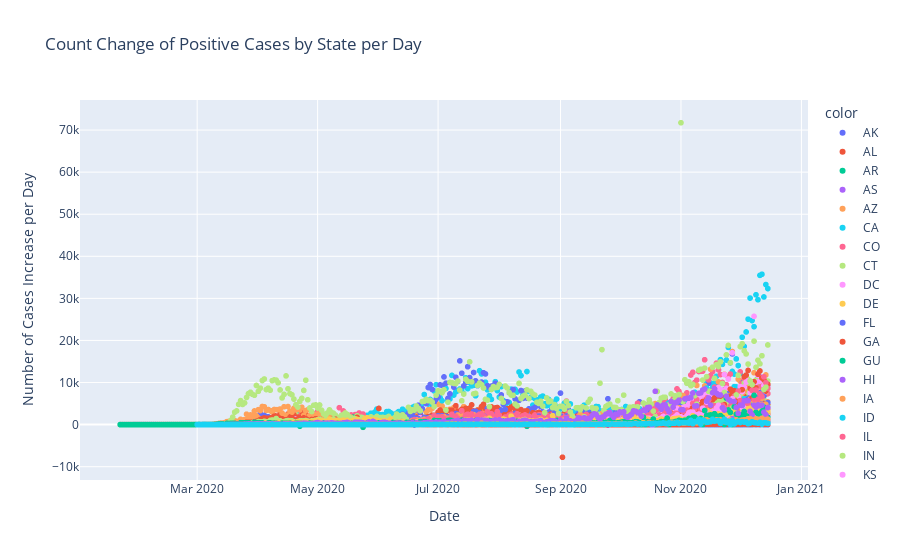

The notebook cell this image was saved under:
### Code cell
fig_4 = px.scatter(x=df_state['date'], y=df_state['positiveIncrease'], color=df_state['state'], title='Count Change of Positive Cases by State per Day',
                  labels={'x': 'Date', 'y': 'Number of Cases Increase per Day'})
fig_4.show()

### Figure 1 — Plotly figure (JSON) as saved in the notebook; plotly's stock layout.template omitted (floating-point values rounded to 4 significant figures; data arrays with more than 128 entries replaced by an {"elided": "..."} marker saying what was removed)
{"data": [{"hovertemplate": "color=AK<br>Date=%{x}<br>Number of Cases Increase per Day=%{y}<extra></extra>", "legendgroup": "AK", "marker": {"color": "#636efa", "symbol": "circle"}, "mode": "markers", "name": "AK", "showlegend": true, "type": "scattergl", "x": {"elided": "285 str values"}, "xaxis": "x", "y": {"elided": "285 int values"}, "yaxis": "y"}, {"hovertemplate": "color=AL<br>Date=%{x}<br>Number of Cases Increase per Day=%{y}<extra></extra>", "legendgroup": "AL", "marker": {"color": "#EF553B", "symbol": "circle"}, "mode": "markers", "name": "AL", "showlegend": true, "type": "scattergl", "x": {"elided": "284 str values"}, "xaxis": "x", "y": {"elided": "284 int values"}, "yaxis": "y"}, {"hovertemplate": "color=AR<br>Date=%{x}<br>Number of Cases Increase per Day=%{y}<extra></extra>", "legendgroup": "AR", "marker": {"color": "#00cc96", "symbol": "circle"}, "mode": "markers", "name": "AR", "showlegend": true, "type": "scattergl", "x": {"elided": "285 str values"}, "xaxis": "x", "y": {"elided": "285 int values"}, "yaxis": "y"}, {"hovertemplate": "color=AS<br>Date=%{x}<br>Number of Cases Increase per Day=%{y}<extra></extra>", "legendgroup": "AS", "marker": {"color": "#ab63fa", "symbol": "circle"}, "mode": "markers", "name": "AS", "showlegend": true, "type": "scattergl", "x": {"elided": "275 str values"}, "xaxis": "x", "y": {"elided": "275 int values"}, "yaxis": "y"}, {"hovertemplate": "color=AZ<br>Date=%{x}<br>Number of Cases Increase per Day=%{y}<extra></extra>", "legendgroup": "AZ", "marker": {"color": "#FFA15A", "symbol": "circle"}, "mode": "markers", "name": "AZ", "showlegend": true, "type": "scattergl", "x": {"elided": "287 str values"}, "xaxis": "x", "y": {"elided": "287 int values"}, "yaxis": "y"}, {"hovertemplate": "color=CA<br>Date=%{x}<br>Number of Cases Increase per Day=%{y}<extra></extra>", "legendgroup": "CA", "marker": {"color": "#19d3f3", "symbol": "circle"}, "mode": "markers", "name": "CA", "showlegend": true, "type": "scattergl", "x": {"elided": "287 str values"}, "xaxis": "x", "y": {"elided": "287 int values"}, "yaxis": "y"}, {"hovertemplate": "color=CO<br>Date=%{x}<br>Number of Cases Increase per Day=%{y}<extra></extra>", "legendgroup": "CO", "marker": {"color": "#FF6692", "symbol": "circle"}, "mode": "markers", "name": "CO", "showlegend": true, "type": "scattergl", "x": {"elided": "287 str values"}, "xaxis": "x", "y": {"elided": "287 int values"}, "yaxis": "y"}, {"hovertemplate": "color=CT<br>Date=%{x}<br>Number of Cases Increase per Day=%{y}<extra></extra>", "legendgroup": "CT", "marker": {"color": "#B6E880", "symbol": "circle"}, "mode": "markers", "name": "CT", "showlegend": true, "type": "scattergl", "x": {"elided": "284 str values"}, "xaxis": "x", "y": {"elided": "284 int values"}, "yaxis": "y"}, {"hovertemplate": "color=DC<br>Date=%{x}<br>Number of Cases Increase per Day=%{y}<extra></extra>", "legendgroup": "DC", "marker": {"color": "#FF97FF", "symbol": "circle"}, "mode": "markers", "name": "DC", "showlegend": true, "type": "scattergl", "x": {"elided": "286 str values"}, "xaxis": "x", "y": {"elided": "286 int values"}, "yaxis": "y"}, {"hovertemplate": "color=DE<br>Date=%{x}<br>Number of Cases Increase per Day=%{y}<extra></extra>", "legendgroup": "DE", "marker": {"color": "#FECB52", "symbol": "circle"}, "mode": "markers", "name": "DE", "showlegend": true, "type": "scattergl", "x": {"elided": "285 str values"}, "xaxis": "x", "y": {"elided": "285 int values"}, "yaxis": "y"}, {"hovertemplate": "color=FL<br>Date=%{x}<br>Number of Cases Increase per Day=%{y}<extra></extra>", "legendgroup": "FL", "marker": {"color": "#636efa", "symbol": "circle"}, "mode": "markers", "name": "FL", "showlegend": true, "type": "scattergl", "x": {"elided": "322 str values"}, "xaxis": "x", "y": {"elided": "322 int values"}, "yaxis": "y"}, {"hovertemplate": "color=GA<br>Date=%{x}<br>Number of Cases Increase per Day=%{y}<extra></extra>", "legendgroup": "GA", "marker": {"color": "#EF553B", "symbol": "circle"}, "mode": "markers", "name": "GA", "showlegend": true, "type": "scattergl", "x": {"elided": "287 str values"}, "xaxis": "x", "y": {"elided": "287 int values"}, "yaxis": "y"}, {"hovertemplate": "color=GU<br>Date=%{x}<br>Number of Cases Increase per Day=%{y}<extra></extra>", "legendgroup": "GU", "marker": {"color": "#00cc96", "symbol": "circle"}, "mode": "markers", "name": "GU", "showlegend": true, "type": "scattergl", "x": {"elided": "275 str values"}, "xaxis": "x", "y": {"elided": "275 int values"}, "yaxis": "y"}, {"hovertemplate": "color=HI<br>Date=%{x}<br>Number of Cases Increase per Day=%{y}<extra></extra>", "legendgroup": "HI", "marker": {"color": "#ab63fa", "symbol": "circle"}, "mode": "markers", "name": "HI", "showlegend": true, "type": "scattergl", "x": {"elided": "287 str values"}, "xaxis": "x", "y": {"elided": "287 int values"}, "yaxis": "y"}, {"hovertemplate": "color=IA<br>Date=%{x}<br>Number of Cases Increase per Day=%{y}<extra></extra>", "legendgroup": "IA", "marker": {"color": "#FFA15A", "symbol": "circle"}, "mode": "markers", "name": "IA", "showlegend": true, "type": "scattergl", "x": {"elided": "285 str values"}, "xaxis": "x", "y": {"elided": "285 int values"}, "yaxis": "y"}, {"hovertemplate": "color=ID<br>Date=%{x}<br>Number of Cases Increase per Day=%{y}<extra></extra>", "legendgroup": "ID", "marker": {"color": "#19d3f3", "symbol": "circle"}, "mode": "markers", "name": "ID", "showlegend": true, "type": "scattergl", "x": {"elided": "284 str values"}, "xaxis": "x", "y": {"elided": "284 int values"}, "yaxis": "y"}, {"hovertemplate": "color=IL<br>Date=%{x}<br>Number of Cases Increase per Day=%{y}<extra></extra>", "legendgroup": "IL", "marker": {"color": "#FF6692", "symbol": "circle"}, "mode": "markers", "name": "IL", "showlegend": true, "type": "scattergl", "x": {"elided": "287 str values"}, "xaxis": "x", "y": {"elided": "287 int values"}, "yaxis": "y"}, {"hovertemplate": "color=IN<br>Date=%{x}<br>Number of Cases Increase per Day=%{y}<extra></extra>", "legendgroup": "IN", "marker": {"color": "#B6E880", "symbol": "circle"}, "mode": "markers", "name": "IN", "showlegend": true, "type": "scattergl", "x": {"elided": "293 str values"}, "xaxis": "x", "y": {"elided": "293 int values"}, "yaxis": "y"}, {"hovertemplate": "color=KS<br>Date=%{x}<br>Number of Cases Increase per Day=%{y}<extra></extra>", "legendgroup": "KS", "marker": {"color": "#FF97FF", "symbol": "circle"}, "mode": "markers", "name": "KS", "showlegend": true, "type": "scattergl", "x": {"elided": "285 str values"}, "xaxis": "x", "y": {"elided": "285 int values"}, "yaxis": "y"}, {"hovertemplate": "color=KY<br>Date=%{x}<br>Number of Cases Increase per Day=%{y}<extra></extra>", "legendgroup": "KY", "marker": {"color": "#FECB52", "symbol": "circle"}, "mode": "markers", "name": "KY", "showlegend": true, "type": "scattergl", "x": {"elided": "285 str values"}, "xaxis": "x", "y": {"elided": "285 int values"}, "yaxis": "y"}, {"hovertemplate": "color=LA<br>Date=%{x}<br>Number of Cases Increase per Day=%{y}<extra></extra>", "legendgroup": "LA", "marker": {"color": "#636efa", "symbol": "circle"}, "mode": "markers", "name": "LA", "showlegend": true, "type": "scattergl", "x": {"elided": "284 str values"}, "xaxis": "x", "y": {"elided": "284 int values"}, "yaxis": "y"}, {"hovertemplate": "color=MA<br>Date=%{x}<br>Number of Cases Increase per Day=%{y}<extra></extra>", "legendgroup": "MA", "marker": {"color": "#EF553B", "symbol": "circle"}, "mode": "markers", "name": "MA", "showlegend": true, "type": "scattergl", "x": {"elided": "329 str values"}, "xaxis": "x", "y": {"elided": "329 int values"}, "yaxis": "y"}, {"hovertemplate": "color=MD<br>Date=%{x}<br>Number of Cases Increase per Day=%{y}<extra></extra>", "legendgroup": "MD", "marker": {"color": "#00cc96", "symbol": "circle"}, "mode": "markers", "name": "MD", "showlegend": true, "type": "scattergl", "x": {"elided": "286 str values"}, "xaxis": "x", "y": {"elided": "286 int values"}, "yaxis": "y"}, {"hovertemplate": "color=ME<br>Date=%{x}<br>Number of Cases Increase per Day=%{y}<extra></extra>", "legendgroup": "ME", "marker": {"color": "#ab63fa", "symbol": "circle"}, "mode": "markers", "name": "ME", "showlegend": true, "type": "scattergl", "x": {"elided": "284 str values"}, "xaxis": "x", "y": {"elided": "284 int values"}, "yaxis": "y"}, {"hovertemplate": "color=MI<br>Date=%{x}<br>Number of Cases Increase per Day=%{y}<extra></extra>", "legendgroup": "MI", "marker": {"color": "#FFA15A", "symbol": "circle"}, "mode": "markers", "name": "MI", "showlegend": true, "type": "scattergl", "x": {"elided": "290 str values"}, "xaxis": "x", "y": {"elided": "290 int values"}, "yaxis": "y"}, {"hovertemplate": "color=MN<br>Date=%{x}<br>Number of Cases Increase per Day=%{y}<extra></extra>", "legendgroup": "MN", "marker": {"color": "#19d3f3", "symbol": "circle"}, "mode": "markers", "name": "MN", "showlegend": true, "type": "scattergl", "x": {"elided": "285 str values"}, "xaxis": "x", "y": {"elided": "285 int values"}, "yaxis": "y"}, {"hovertemplate": "color=MO<br>Date=%{x}<br>Number of Cases Increase per Day=%{y}<extra></extra>", "legendgroup": "MO", "marker": {"color": "#FF6692", "symbol": "circle"}, "mode": "markers", "name": "MO", "showlegend": true, "type": "scattergl", "x": {"elided": "284 str values"}, "xaxis": "x", "y": {"elided": "284 int values"}, "yaxis": "y"}, {"hovertemplate": "color=MP<br>Date=%{x}<br>Number of Cases Increase per Day=%{y}<extra></extra>", "legendgroup": "MP", "marker": {"color": "#B6E880", "symbol": "circle"}, "mode": "markers", "name": "MP", "showlegend": true, "type": "scattergl", "x": {"elided": "275 str values"}, "xaxis": "x", "y": {"elided": "275 int values"}, "yaxis": "y"}, {"hovertemplate": "color=MS<br>Date=%{x}<br>Number of Cases Increase per Day=%{y}<extra></extra>", "legendgroup": "MS", "marker": {"color": "#FF97FF", "symbol": "circle"}, "mode": "markers", "name": "MS", "showlegend": true, "type": "scattergl", "x": {"elided": "284 str values"}, "xaxis": "x", "y": {"elided": "284 int values"}, "yaxis": "y"}, {"hovertemplate": "color=MT<br>Date=%{x}<br>Number of Cases Increase per Day=%{y}<extra></extra>", "legendgroup": "MT", "marker": {"color": "#FECB52", "symbol": "circle"}, "mode": "markers", "name": "MT", "showlegend": true, "type": "scattergl", "x": {"elided": "284 str values"}, "xaxis": "x", "y": {"elided": "284 int values"}, "yaxis": "y"}, {"hovertemplate": "color=NC<br>Date=%{x}<br>Number of Cases Increase per Day=%{y}<extra></extra>", "legendgroup": "NC", "marker": {"color": "#636efa", "symbol": "circle"}, "mode": "markers", "name": "NC", "showlegend": true, "type": "scattergl", "x": {"elided": "287 str values"}, "xaxis": "x", "y": {"elided": "287 int values"}, "yaxis": "y"}, {"hovertemplate": "color=ND<br>Date=%{x}<br>Number of Cases Increase per Day=%{y}<extra></extra>", "legendgroup": "ND", "marker": {"color": "#EF553B", "symbol": "circle"}, "mode": "markers", "name": "ND", "showlegend": true, "type": "scattergl", "x": {"elided": "284 str values"}, "xaxis": "x", "y": {"elided": "284 int values"}, "yaxis": "y"}, {"hovertemplate": "color=NE<br>Date=%{x}<br>Number of Cases Increase per Day=%{y}<extra></extra>", "legendgroup": "NE", "marker": {"color": "#00cc96", "symbol": "circle"}, "mode": "markers", "name": "NE", "showlegend": true, "type": "scattergl", "x": {"elided": "305 str values"}, "xaxis": "x", "y": {"elided": "305 int values"}, "yaxis": "y"}, {"hovertemplate": "color=NH<br>Date=%{x}<br>Number of Cases Increase per Day=%{y}<extra></extra>", "legendgroup": "NH", "marker": {"color": "#ab63fa", "symbol": "circle"}, "mode": "markers", "name": "NH", "showlegend": true, "type": "scattergl", "x": {"elided": "287 str values"}, "xaxis": "x", "y": {"elided": "287 int values"}, "yaxis": "y"}, {"hovertemplate": "color=NJ<br>Date=%{x}<br>Number of Cases Increase per Day=%{y}<extra></extra>", "legendgroup": "NJ", "marker": {"color": "#FFA15A", "symbol": "circle"}, "mode": "markers", "name": "NJ", "showlegend": true, "type": "scattergl", "x": {"elided": "310 str values"}, "xaxis": "x", "y": {"elided": "310 int values"}, "yaxis": "y"}, {"hovertemplate": "color=NM<br>Date=%{x}<br>Number of Cases Increase per Day=%{y}<extra></extra>", "legendgroup": "NM", "marker": {"color": "#19d3f3", "symbol": "circle"}, "mode": "markers", "name": "NM", "showlegend": true, "type": "scattergl", "x": {"elided": "286 str values"}, "xaxis": "x", "y": {"elided": "286 int values"}, "yaxis": "y"}, {"hovertemplate": "color=NV<br>Date=%{x}<br>Number of Cases Increase per Day=%{y}<extra></extra>", "legendgroup": "NV", "marker": {"color": "#FF6692", "symbol": "circle"}, "mode": "markers", "name": "NV", "showlegend": true, "type": "scattergl", "x": {"elided": "286 str values"}, "xaxis": "x", "y": {"elided": "286 int values"}, "yaxis": "y"}, {"hovertemplate": "color=NY<br>Date=%{x}<br>Number of Cases Increase per Day=%{y}<extra></extra>", "legendgroup": "NY", "marker": {"color": "#B6E880", "symbol": "circle"}, "mode": "markers", "name": "NY", "showlegend": true, "type": "scattergl", "x": {"elided": "289 str values"}, "xaxis": "x", "y": {"elided": "289 int values"}, "yaxis": "y"}, {"hovertemplate": "color=OH<br>Date=%{x}<br>Number of Cases Increase per Day=%{y}<extra></extra>", "legendgroup": "OH", "marker": {"color": "#FF97FF", "symbol": "circle"}, "mode": "markers", "name": "OH", "showlegend": true, "type": "scattergl", "x": {"elided": "286 str values"}, "xaxis": "x", "y": {"elided": "286 int values"}, "yaxis": "y"}, {"hovertemplate": "color=OK<br>Date=%{x}<br>Number of Cases Increase per Day=%{y}<extra></extra>", "legendgroup": "OK", "marker": {"color": "#FECB52", "symbol": "circle"}, "mode": "markers", "name": "OK", "showlegend": true, "type": "scattergl", "x": {"elided": "284 str values"}, "xaxis": "x", "y": {"elided": "284 int values"}, "yaxis": "y"}, {"hovertemplate": "color=OR<br>Date=%{x}<br>Number of Cases Increase per Day=%{y}<extra></extra>", "legendgroup": "OR", "marker": {"color": "#636efa", "symbol": "circle"}, "mode": "markers", "name": "OR", "showlegend": true, "type": "scattergl", "x": {"elided": "287 str values"}, "xaxis": "x", "y": {"elided": "287 int values"}, "yaxis": "y"}, {"hovertemplate": "color=PA<br>Date=%{x}<br>Number of Cases Increase per Day=%{y}<extra></extra>", "legendgroup": "PA", "marker": {"color": "#EF553B", "symbol": "circle"}, "mode": "markers", "name": "PA", "showlegend": true, "type": "scattergl", "x": {"elided": "285 str values"}, "xaxis": "x", "y": {"elided": "285 int values"}, "yaxis": "y"}, {"hovertemplate": "color=PR<br>Date=%{x}<br>Number of Cases Increase per Day=%{y}<extra></extra>", "legendgroup": "PR", "marker": {"color": "#00cc96", "symbol": "circle"}, "mode": "markers", "name": "PR", "showlegend": true, "type": "scattergl", "x": {"elided": "275 str values"}, "xaxis": "x", "y": {"elided": "275 int values"}, "yaxis": "y"}, {"hovertemplate": "color=RI<br>Date=%{x}<br>Number of Cases Increase per Day=%{y}<extra></extra>", "legendgroup": "RI", "marker": {"color": "#ab63fa", "symbol": "circle"}, "mode": "markers", "name": "RI", "showlegend": true, "type": "scattergl", "x": {"elided": "290 str values"}, "xaxis": "x", "y": {"elided": "290 int values"}, "yaxis": "y"}, {"hovertemplate": "color=SC<br>Date=%{x}<br>Number of Cases Increase per Day=%{y}<extra></extra>", "legendgroup": "SC", "marker": {"color": "#FFA15A", "symbol": "circle"}, "mode": "markers", "name": "SC", "showlegend": true, "type": "scattergl", "x": {"elided": "287 str values"}, "xaxis": "x", "y": {"elided": "287 int values"}, "yaxis": "y"}, {"hovertemplate": "color=SD<br>Date=%{x}<br>Number of Cases Increase per Day=%{y}<extra></extra>", "legendgroup": "SD", "marker": {"color": "#19d3f3", "symbol": "circle"}, "mode": "markers", "name": "SD", "showlegend": true, "type": "scattergl", "x": {"elided": "284 str values"}, "xaxis": "x", "y": {"elided": "284 int values"}, "yaxis": "y"}, {"hovertemplate": "color=TN<br>Date=%{x}<br>Number of Cases Increase per Day=%{y}<extra></extra>", "legendgroup": "TN", "marker": {"color": "#FF6692", "symbol": "circle"}, "mode": "markers", "name": "TN", "showlegend": true, "type": "scattergl", "x": {"elided": "286 str values"}, "xaxis": "x", "y": {"elided": "286 int values"}, "yaxis": "y"}, {"hovertemplate": "color=TX<br>Date=%{x}<br>Number of Cases Increase per Day=%{y}<extra></extra>", "legendgroup": "TX", "marker": {"color": "#B6E880", "symbol": "circle"}, "mode": "markers", "name": "TX", "showlegend": true, "type": "scattergl", "x": {"elided": "288 str values"}, "xaxis": "x", "y": {"elided": "288 int values"}, "yaxis": "y"}, {"hovertemplate": "color=UT<br>Date=%{x}<br>Number of Cases Increase per Day=%{y}<extra></extra>", "legendgroup": "UT", "marker": {"color": "#FF97FF", "symbol": "circle"}, "mode": "markers", "name": "UT", "showlegend": true, "type": "scattergl", "x": {"elided": "284 str values"}, "xaxis": "x", "y": {"elided": "284 int values"}, "yaxis": "y"}, {"hovertemplate": "color=VA<br>Date=%{x}<br>Number of Cases Increase per Day=%{y}<extra></extra>", "legendgroup": "VA", "marker": {"color": "#FECB52", "symbol": "circle"}, "mode": "markers", "name": "VA", "showlegend": true, "type": "scattergl", "x": {"elided": "293 str values"}, "xaxis": "x", "y": {"elided": "293 int values"}, "yaxis": "y"}, {"hovertemplate": "color=VI<br>Date=%{x}<br>Number of Cases Increase per Day=%{y}<extra></extra>", "legendgroup": "VI", "marker": {"color": "#636efa", "symbol": "circle"}, "mode": "markers", "name": "VI", "showlegend": true, "type": "scattergl", "x": {"elided": "275 str values"}, "xaxis": "x", "y": {"elided": "275 int values"}, "yaxis": "y"}, {"hovertemplate": "color=VT<br>Date=%{x}<br>Number of Cases Increase per Day=%{y}<extra></extra>", "legendgroup": "VT", "marker": {"color": "#EF553B", "symbol": "circle"}, "mode": "markers", "name": "VT", "showlegend": true, "type": "scattergl", "x": {"elided": "288 str values"}, "xaxis": "x", "y": {"elided": "288 int values"}, "yaxis": "y"}, {"hovertemplate": "color=WA<br>Date=%{x}<br>Number of Cases Increase per Day=%{y}<extra></extra>", "legendgroup": "WA", "marker": {"color": "#00cc96", "symbol": "circle"}, "mode": "markers", "name": "WA", "showlegend": true, "type": "scattergl", "x": {"elided": "329 str values"}, "xaxis": "x", "y": {"elided": "329 int values"}, "yaxis": "y"}, {"hovertemplate": "color=WI<br>Date=%{x}<br>Number of Cases Increase per Day=%{y}<extra></extra>", "legendgroup": "WI", "marker": {"color": "#ab63fa", "symbol": "circle"}, "mode": "markers", "name": "WI", "showlegend": true, "type": "scattergl", "x": {"elided": "288 str values"}, "xaxis": "x", "y": {"elided": "288 int values"}, "yaxis": "y"}, {"hovertemplate": "color=WV<br>Date=%{x}<br>Number of Cases Increase per Day=%{y}<extra></extra>", "legendgroup": "WV", "marker": {"color": "#FFA15A", "symbol": "circle"}, "mode": "markers", "name": "WV", "showlegend": true, "type": "scattergl", "x": {"elided": "285 str values"}, "xaxis": "x", "y": {"elided": "285 int values"}, "yaxis": "y"}, {"hovertemplate": "color=WY<br>Date=%{x}<br>Number of Cases Increase per Day=%{y}<extra></extra>", "legendgroup": "WY", "marker": {"color": "#19d3f3", "symbol": "circle"}, "mode": "markers", "name": "WY", "showlegend": true, "type": "scattergl", "x": {"elided": "290 str values"}, "xaxis": "x", "y": {"elided": "290 int values"}, "yaxis": "y"}], "layout": {"legend": {"title": {"text": "color"}, "tracegroupgap": 0}, "title": {"text": "Count Change of Positive Cases by State per Day"}, "xaxis": {"anchor": "y", "domain": [0, 1], "title": {"text": "Date"}}, "yaxis": {"anchor": "x", "domain": [0, 1], "title": {"text": "Number of Cases Increase per Day"}}}}
